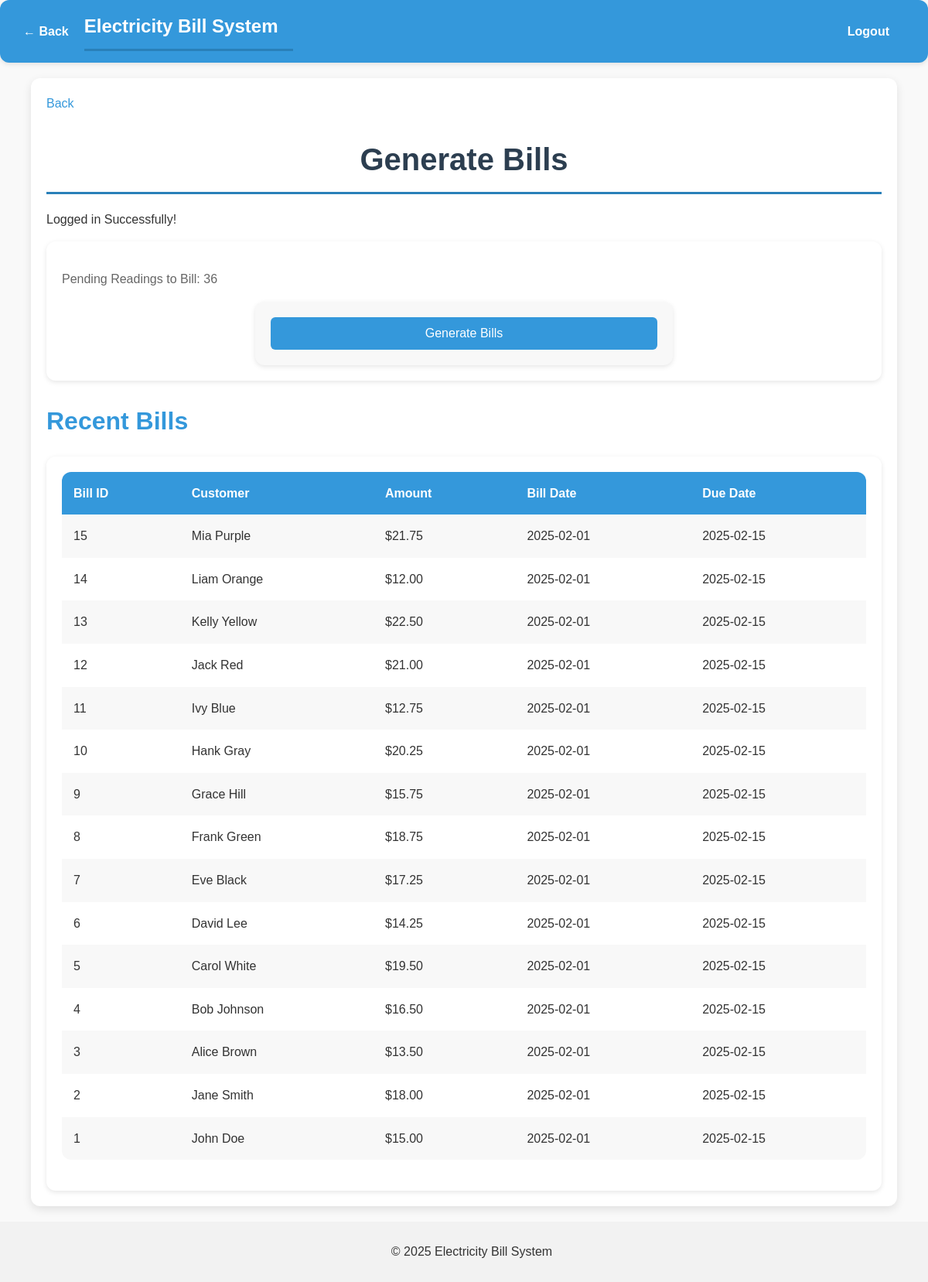
/admin/generate_bills.php (signed in), run on the app's committed database.
### tables this page shows
CREATE TABLE `Bills` (
  `bill_id` int NOT NULL AUTO_INCREMENT,
  `account_id` int NOT NULL,
  `amount` decimal(10,2) NOT NULL,
  `bill_date` date DEFAULT NULL,
  `due_date` date NOT NULL,
  `status` enum('Pending','Paid') DEFAULT 'Pending',
  PRIMARY KEY (`bill_id`),
  UNIQUE KEY `account_id` (`account_id`,`bill_date`),
  CONSTRAINT `bills_ibfk_2` FOREIGN KEY (`account_id`) REFERENCES `Account` (`account_id`),
  CONSTRAINT `chk_amount` CHECK ((`amount` > 0))
);

CREATE TABLE `Customer` (
  `cust_id` int NOT NULL AUTO_INCREMENT,
  `cust_name` varchar(100) NOT NULL,
  `email` varchar(100) NOT NULL,
  `password` varchar(255) NOT NULL,
  `address_id` int NOT NULL,
  PRIMARY KEY (`cust_id`),
  UNIQUE KEY `email` (`email`),
  KEY `address_id` (`address_id`),
  CONSTRAINT `customer_ibfk_1` FOREIGN KEY (`address_id`) REFERENCES `Address` (`address_id`)
);

### admin/generate_bills.php (the view, shortened to what this page needs)
<?php
include('../includes/db_connection.php');
include('../includes/header.php');
$success_message = null;
if (isset($_SESSION['success_message'])) {
    $success_message = $_SESSION['success_message'];
}
$count_stmt = $conn->prepare("
    SELECT COUNT(*) AS pending
    FROM Meter_Readings mr
    JOIN Meter m ON mr.meter_id = m.meter_id
    JOIN Customer c ON m.cust_id = c.cust_id
    JOIN Account a ON c.cust_id = a.cust_id
");
$count_stmt->execute();
$pending = $count_stmt->get_result()->fetch_assoc()['pending'] ?? 0;
?>
<div class="container">
    <div class="header-bar">
        <a href="javascript:history.back()" class="back-btn">Back</a>
    </div>
    <h1>Generate Bills</h1>
    <?php if ($success_message): ?>
        <p class="success"><?php echo htmlspecialchars($success_message); ?></p>
    <?php endif; ?>
    <div class="card">
        <p>Pending Readings to Bill: <?php echo htmlspecialchars($pending); ?></p>
        <form method="post">
            <button type="submit" name="generate">Generate Bills</button>
        </form>
    </div>
    <h2>Recent Bills</h2>
    <div class="card">
        <?php
        $recent_stmt = $conn->prepare("
           SELECT b.bill_id, c.cust_name, b.amount, b.bill_date, b.due_date
FROM Bills b
JOIN Account a ON b.account_id = a.account_id
JOIN Customer c ON a.cust_id = c.cust_id
ORDER BY b.bill_id DESC
LIMIT 15
        ");
        $recent_stmt->execute();
        $result = $recent_stmt->get_result();
        ?>
        <table>
            <tr>
                <th>Bill ID</th>
                <th>Customer</th>
                <th>Amount</th>
                <th>Bill Date</th>
                <th>Due Date</th>
            </tr>
            <?php while ($row = $result->fetch_assoc()): ?>
                <tr>
                    <td><?php echo htmlspecialchars($row['bill_id']); ?></td>
                    <td><?php echo htmlspecialchars($row['cust_name']); ?></td>
                    <td>$<?php echo number_format($row['amount'], 2); ?></td>
                    <td><?php echo htmlspecialchars($row['bill_date']); ?></td>
                    <td><?php echo htmlspecialchars($row['due_date']); ?></td>
                </tr>
            <?php endwhile; ?>
        </table>
    </div>
</div>
<?php include('../includes/footer.php'); ?>

### includes/header.php
<!DOCTYPE html>
<html>
<head>
    <link rel="stylesheet" href="../css/styles.css">
</head>
<body>
<header>
    <nav style="display: flex; justify-content: space-between; align-items: center; padding: 15px 30px; background-color: #3498db; border-radius: 12px; margin-bottom: 20px; box-shadow: 0 2px 6px rgba(0, 0, 0, 0.1);">
        <div style="display: flex; align-items: center;">
            <a href="javascript:history.back()" style="color: white; margin-right: 20px; font-weight: bold; text-decoration: none; transition: color 0.3s ease;">← Back</a>
            <h1 style="margin: 0; font-size: 24px;">
                <a href="../index.php" style="color: white; text-decoration: none;">Electricity Bill System</a>
            </h1>
        </div>
        <div>
            <a href="../logout.php" style="color: white; font-weight: bold; text-decoration: none; transition: color 0.3s ease;">Logout</a>
        </div>
    </nav>
</header>

### includes/footer.php
<footer style="text-align: center; padding: 10px; background: #f2f2f2; bottom: 0; width: 100%;">
    <p>© 2025 Electricity Bill System</p>
</footer>
</body>
</html>

### css/styles.css (style rules this page uses)
body { font-family: 'Poppins', sans-serif; background-color: #f9f9f9; color: #333; margin: 0; padding: 0; line-height: 1.6; }
.container { width: 90%; max-width: 1200px; margin: 20px auto; padding: 20px; background-color: #ffffff; box-shadow: 0 4px 12px rgba(0, 0, 0, 0.1); border-radius: 12px; }
h1, h2, h3 { color: #2c3e50; margin-bottom: 20px; }
h1 { font-size: 2.5rem; text-align: center; border-bottom: 3px solid #2980b9; padding-bottom: 10px; }
h2 { font-size: 2rem; color: #3498db; }
form { display: flex; flex-direction: column; gap: 20px; max-width: 500px; margin: 0 auto; padding: 20px; background-color: #f8f8f8; border-radius: 12px; box-shadow: 0 2px 6px rgba(0, 0, 0, 0.1); }
button { padding: 12px 25px; background-color: #3498db; color: #fff; border: none; border-radius: 6px; font-size: 1rem; cursor: pointer; transition: background-color 0.3s ease, transform 0.3s ease; }
table { width: 100%; border-collapse: collapse; margin-bottom: 20px; background-color: #ffffff; border-radius: 12px; overflow: hidden; }
th, td { padding: 15px; text-align: left; color: #333; }
th { background-color: #3498db; color: #fff; font-weight: bold; }
tr:nth-child(even) { background-color: #f8f8f8; }
a { color: #3498db; text-decoration: none; transition: color 0.3s ease; }
nav { background-color: #3498db; padding: 15px 30px; margin-bottom: 20px; border-radius: 12px; box-shadow: 0 2px 6px rgba(0, 0, 0, 0.1); }
nav a { color: #fff; margin-right: 20px; font-weight: bold; transition: color 0.3s ease; }
.card { background-color: #fff; padding: 20px; border-radius: 12px; box-shadow: 0 2px 6px rgba(0, 0, 0, 0.1); transition: transform 0.3s ease, box-shadow 0.3s ease; }
.card p { color: #666; }

### data on the page
bills: bill_id "15", customer.cust_name "Mia Purple", amount "21.75", bill_date "2025-02-01", due_date "2025-02-15"
bills: bill_id "14", customer.cust_name "Liam Orange", amount "12.00", bill_date "2025-02-01", due_date "2025-02-15"
bills: bill_id "13", customer.cust_name "Kelly Yellow", amount "22.50", bill_date "2025-02-01", due_date "2025-02-15"
bills: bill_id "12", customer.cust_name "Jack Red", amount "21.00", bill_date "2025-02-01", due_date "2025-02-15"
bills: bill_id "11", customer.cust_name "Ivy Blue", amount "12.75", bill_date "2025-02-01", due_date "2025-02-15"
bills: bill_id "10", customer.cust_name "Hank Gray", amount "20.25", bill_date "2025-02-01", due_date "2025-02-15"
bills: bill_id "9", customer.cust_name "Grace Hill", amount "15.75", bill_date "2025-02-01", due_date "2025-02-15"
bills: bill_id "8", customer.cust_name "Frank Green", amount "18.75", bill_date "2025-02-01", due_date "2025-02-15"
bills: bill_id "7", customer.cust_name "Eve Black", amount "17.25", bill_date "2025-02-01", due_date "2025-02-15"
bills: bill_id "6", customer.cust_name "David Lee", amount "14.25", bill_date "2025-02-01", due_date "2025-02-15"
bills: bill_id "5", customer.cust_name "Carol White", amount "19.50", bill_date "2025-02-01", due_date "2025-02-15"
bills: bill_id "4", customer.cust_name "Bob Johnson", amount "16.50", bill_date "2025-02-01", due_date "2025-02-15"
bills: bill_id "3", customer.cust_name "Alice Brown", amount "13.50", bill_date "2025-02-01", due_date "2025-02-15"
bills: bill_id "2", customer.cust_name "Jane Smith", amount "18.00", bill_date "2025-02-01", due_date "2025-02-15"
bills: bill_id "1", customer.cust_name "John Doe", amount "15.00", bill_date "2025-02-01", due_date "2025-02-15"

### other printed values
$success_message "Logged in Successfully!"
$pending "36"
